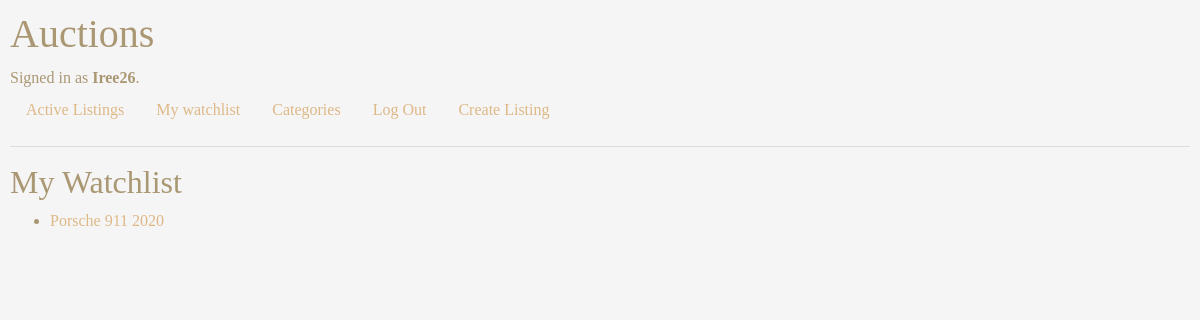
/watchlist/ (signed in), run on an earlier commit of the app's database.
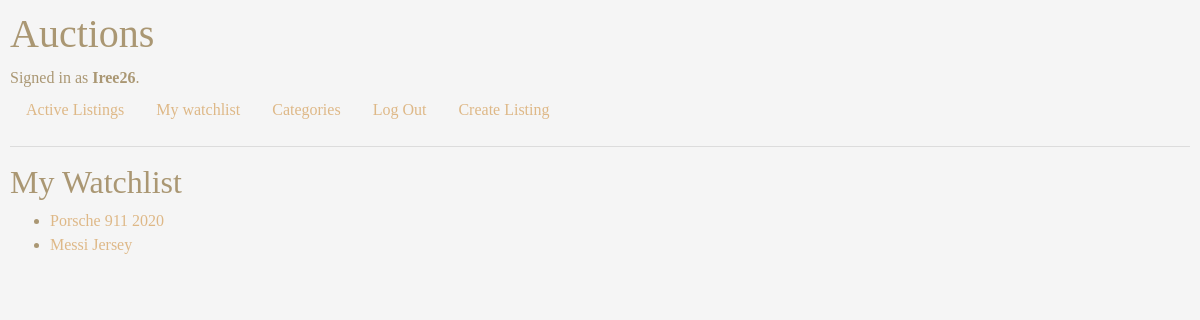
And on a later commit of the database.
### auctions/models.py (models this page shows, shortened)
class User(AbstractUser):
    pass

class Listing(models.Model):
    title = models.CharField(max_length=75)
    description = models.TextField()
    starting_bid = models.DecimalField(max_digits=10, decimal_places=2)
    image_url = models.URLField(blank=True, null=True)
    category = models.CharField(max_length=50, blank=True, null=True)
    is_active = models.BooleanField(default=True)
    user = models.ForeignKey(User, on_delete=models.CASCADE, related_name="listings", default=1)
    watchlist = models.ManyToManyField(User, related_name="watchlist_listings", blank=True)

### auctions/views.py (the view)
# urls.py: path("watchlist/", views.watchlist, name="my_watchlist"),
@login_required
def watchlist(request):
    user_watchlist = request.user.watchlist_listings.all()
    return render(request, "auctions/my_watchlist.html", {
        "watchlist": user_watchlist
    })

### auctions/templates/auctions/my_watchlist.html
{% extends "auctions/layout.html" %}
{% block body %}
<h2>My Watchlist</h2>
<ul>
    {% for listing in watchlist %}
        <li><a href="{% url 'listing_page' listing.id %}">{{ listing.title }}</a></li>
    {% empty %}
        <li>You have no items in your watchlist.</li>
    {% endfor %}
</ul>
{% endblock  %}

### auctions/templates/auctions/layout.html (shortened to what this page needs)
{% load static %}
<!DOCTYPE html>
<html lang="en">
    <head>
        <link rel="stylesheet" href="https://stackpath.bootstrapcdn.com/bootstrap/4.4.1/css/bootstrap.min.css">
        <link href="{% static 'auctions/styles.css' %}" rel="stylesheet">
    </head>
    <body>
        <h1>Auctions</h1>
        <div>
            {% if user.is_authenticated %}
                Signed in as <strong>{{ user.username }}</strong>.
            {% else %}
                Not signed in.
            {% endif %}
        </div>
        <ul class="nav">
            <li class="nav-item">
                <a class="nav-link" href="{% url 'index' %}">Active Listings</a>
            </li>
            <li class="nav-item">
                <a class="nav-link" href="{% url 'my_watchlist' %}">My watchlist</a>
            </li>
            <li class="nav-item">
                <a class="nav-link" href="{% url 'categories' %}">Categories</a>
            </li>
            {% if user.is_authenticated %}
                <li class="nav-item">
                    <a class="nav-link" href="{% url 'logout' %}">Log Out</a>
                </li>
            {% endif %}
            <li class="nav-item">
                <a class="nav-link" href="{% url "create_list" %}">Create Listing</a>
            </li>
        </ul>
        <hr>
        {% block body %}
        {% endblock %}
    </body>
</html>

### auctions/static/auctions/styles.css (style rules this page uses)
body { padding: 10px; background-color: whitesmoke; font-family: Cambria, Cochin, Georgia, Times, 'Times New Roman', serif; color: rgb(170, 151, 115); }
a { color: burlywood; }

What changed in the data, as far as the page shows it:
added Listing: title "Messi Jersey"
